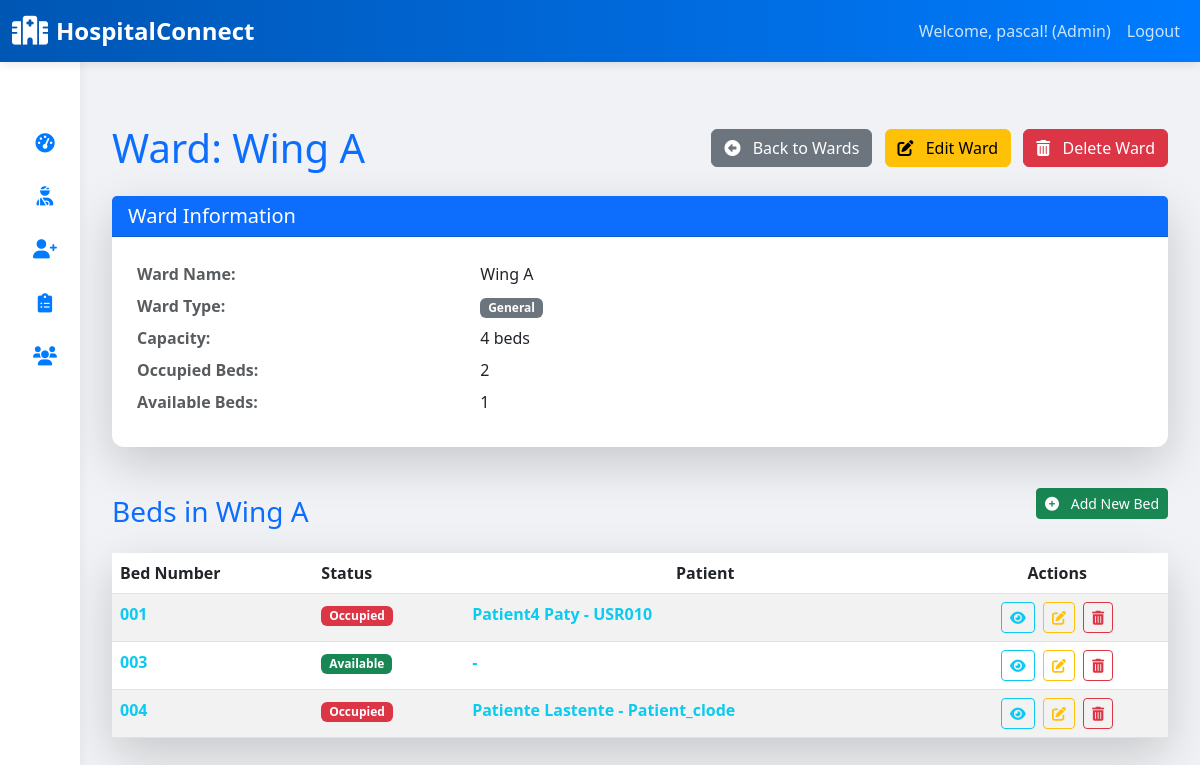
Page /wards/1/ (signed in) on the earlier database version.
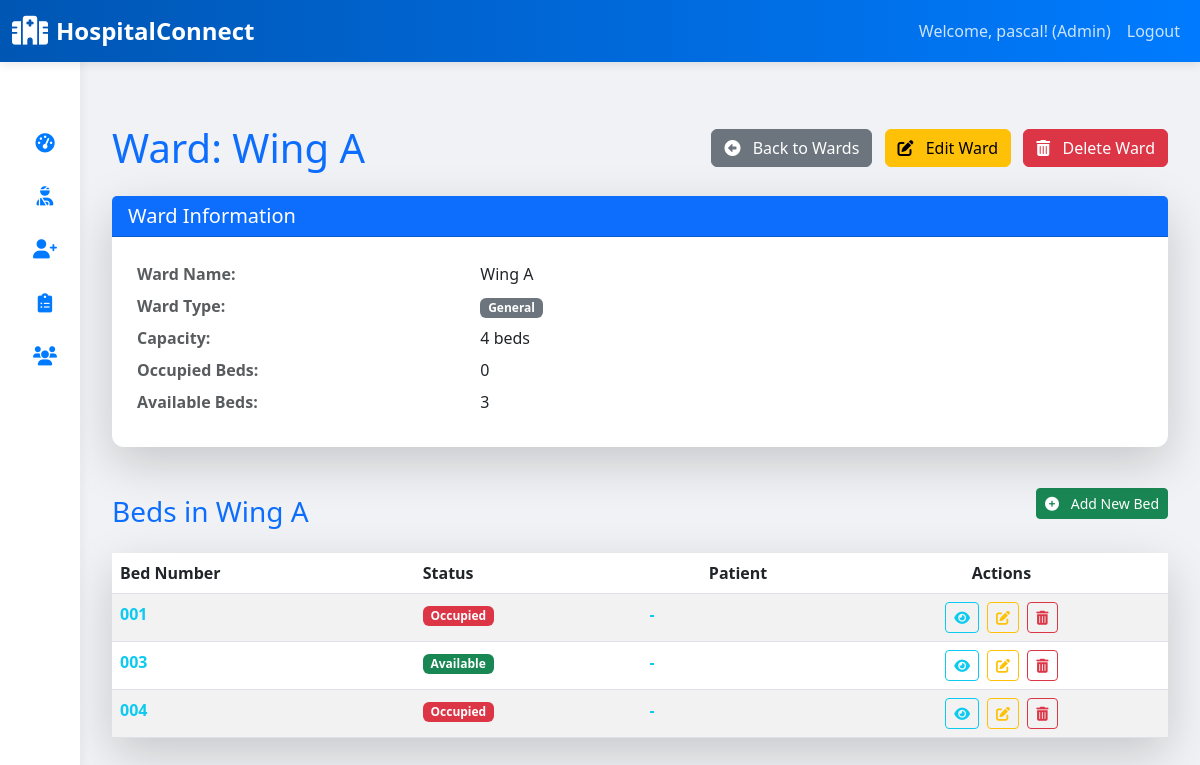
Same page on the later database version.
### clinical_app/models.py (models this page shows, shortened)
class Bed(models.Model):
    ward = models.ForeignKey(Ward, on_delete=models.CASCADE, related_name='beds')
    bed_number = models.CharField(max_length=20)
    assigned_nurse = models.ForeignKey(Nurse, on_delete=models.SET_NULL, null=True, blank=True, related_name='assigned_beds')
    patient = models.OneToOneField('Patient', on_delete=models.SET_NULL, null=True, blank=True, related_name='bed_assigned') # Assuming you have a Patient model
    is_occupied = models.BooleanField(default=False) # Will be updated by save method or form
    patient = models.OneToOneField(
        'Patient',            # 'Patient' as string if Patient is defined later in the file
        on_delete=models.SET_NULL, # When a patient record is deleted, set this bed's patient to NULL
        null=True,             # A bed can be empty
        blank=True,            # Allow empty in forms
        related_name='current_bed', # Allows patient.current_bed to get the bed object
        help_text="The patient currently assigned to this bed. Null if bed is empty."
    )
    class Meta:
        unique_together = ('ward', 'bed_number')
    def save(self, *args, **kwargs):
        self.is_occupied = self.patient is not None
        super().save(*args, **kwargs)

class Patient(models.Model):
    user = models.OneToOneField(User, on_delete=models.CASCADE, primary_key=True, limit_choices_to={'user_type': 'patient'})
    patient_id = models.CharField(max_length=20, unique=True, editable=False) # Auto-generated patient ID
    blood_group_choices = (
        ('A+', 'A+'), ('A-', 'A-'),
        ('B+', 'B+'), ('B-', 'B-'),
        ('AB+', 'AB+'), ('AB-', 'AB-'),
        ('O+', 'O+'), ('O-', 'O-'),
    )
    blood_group = models.CharField(max_length=5, choices=blood_group_choices, blank=True, null=True)
    emergency_contact_name = models.CharField(max_length=100)
    emergency_contact_phone = models.CharField(max_length=20)
    allergies = models.TextField(blank=True, null=True, help_text="List known allergies (e.g., medications, food)")
    pre_existing_conditions = models.TextField(blank=True, null=True, help_text="List any chronic conditions")
    registration_date = models.DateTimeField(auto_now_add=True)

class User(AbstractUser):
    USER_TYPE_CHOICES = (
        ('admin', 'Administrator'),
        ('doctor', 'Doctor'),
        ('nurse', 'Nurse'),
        ('pharmacist', 'Pharmacist'),
        ('lab_tech', 'Lab Technician'),
        ('radiologist', 'Radiologist'),
        ('patient', 'Patient'),
        ('receptionist', 'Receptionist'),
        ('procurement_officer', 'Procurement Officer'),
    )
    user_type = models.CharField(max_length=20, choices=USER_TYPE_CHOICES, default='patient')
    phone_number = models.CharField(max_length=20, blank=True, null=True)
    address = models.TextField(blank=True, null=True)
    date_of_birth = models.DateField(blank=True, null=True)
    gender_choices = (
        ('male', 'Male'),
        ('female', 'Female'),
    )
    gender = models.CharField(max_length=10, choices=gender_choices, blank=True, null=True)
    groups = models.ManyToManyField(
        'auth.Group',
        verbose_name=('groups'),
        blank=True,
        help_text=(
            'The groups this user belongs to. A user will get all permissions '
            'granted to each of their groups.'
        ),
        related_name="clinical_app_user_set", # Changed this line
        related_query_name="clinical_app_user",
    )
    user_permissions = models.ManyToManyField(
        'auth.Permission',
        verbose_name=('user permissions'),
        blank=True,
        help_text=('Specific permissions for this user.'),
        related_name="clinical_app_user_permissions_set", # Changed this line
        related_query_name="clinical_app_user",
    )

### clinical_app/views.py (the view)
# urls.py: path('wards/<int:pk>/', views.WardDetailView.as_view(), name='ward_detail'),
class WardDetailView(LoginRequiredMixin, UserPassesTestMixin, DetailView):
    model = Ward
    template_name = 'clinical_app/ward_detail.html'
    context_object_name = 'ward'
    def test_func(self):
        return self.request.user.user_type in ['admin', 'nurse', 'receptionist']
    def get_context_data(self, **kwargs):
        context = super().get_context_data(**kwargs)
        context['title'] = f"Ward: {self.object.name}"
        context['occupied_beds_count'] = self.object.current_occupancy
        context['available_beds_count'] = self.object.available_beds_count
        context['beds'] = self.object.beds.all().order_by('bed_number')
        return context

### clinical_app/models.py (called while the page is built)
    @property
    def current_occupancy(self):
        return self.beds.filter(patient__isnull=False).count()

    @property
    def available_beds_count(self):
        return self.beds.filter(patient__isnull=True).count()

### clinical_app/templates/clinical_app/ward_detail.html (shortened to what the changed rows need)
{% extends "clinical_app/base.html" %}
{% block content %}
<div class="container mt-5">
    <div class="d-flex justify-content-between align-items-center mb-4">
        <h1 class="mb-0 text-primary">{{ title }}</h1>
    </div>
    <div class="card shadow-lg mb-4">
        <div class="card-body">
            <dl class="row mb-0">
                <dt class="col-sm-4 text-muted">Ward Name:</dt>
                <dd class="col-sm-8">{{ ward.name }}</dd>
                <dt class="col-sm-4 text-muted">Ward Type:</dt>
                <dd class="col-sm-8"><span class="badge bg-secondary">{{ ward.get_ward_type_display }}</span></dd>
                <dt class="col-sm-4 text-muted">Capacity:</dt>
                <dd class="col-sm-8">{{ ward.capacity }} beds</dd>
                <dt class="col-sm-4 text-muted">Occupied Beds:</dt>
                <dd class="col-sm-8">{{ occupied_beds_count }}</dd>
                <dt class="col-sm-4 text-muted">Available Beds:</dt>
                <dd class="col-sm-8">{{ available_beds_count }}</dd>
            </dl>
        </div>
    </div>
    {% if ward.beds.all %}
    <div class="card shadow-lg">
        <div class="card-body p-0">
            <div class="table-responsive">
                <table class="table table-hover table-striped mb-0 custom-table-modern">
                    <thead class="bg-light text-dark custom-thead">
                        <tr>
                            <th scope="col">Bed Number</th>
                            <th scope="col">Status</th>
                            <th scope="col" class="text-center">Patient</th>
                            <th scope="col" class="text-center">Actions</th>
                        </tr>
                    </thead>
                    <tbody>
                        {% for bed in ward.beds.all %}
                        <tr>
                            <td><a href="{% url 'bed_detail' bed.pk %}" class="text-decoration-none text-info fw-bold">{{ bed.bed_number }}</a></td>
                            <td>
                                {% if bed.is_occupied %}
                                    <span class="badge bg-danger">Occupied</span>
                                {% else %}
                                    <span class="badge bg-success">Available</span>
                                {% endif %}
                            </td>
                            <td><a href="{% url 'bed_detail' bed.pk %}" class="text-decoration-none text-info fw-bold">{{ bed.patient.user.first_name }} {{ bed.patient.user.last_name }} - {{ bed.patient.user.username }}</a></td>
                            <td class="text-center">
                                <a href="{% url 'bed_detail' bed.pk %}" class="btn btn-sm btn-outline-info me-1" title="View Bed Details"><i class="fas fa-eye"></i></a>
                                {% if request.user.user_type == 'admin' or request.user.user_type == 'nurse' %}
                                    <a href="{% url 'bed_update' bed.pk %}" class="btn btn-sm btn-outline-warning me-1" title="Edit Bed"><i class="fas fa-edit"></i></a>
                                    <a href="{% url 'bed_delete' bed.pk %}" class="btn btn-sm btn-outline-danger" title="Delete Bed"><i class="fas fa-trash-alt"></i></a>
                                {% endif %}
                            </td>
                        </tr>
                        {% endfor %}
                    </tbody>
                </table>
            </div>
        </div>
    </div>
    {% else %}
    <div class="alert alert-info text-center py-3 shadow-sm rounded-3 mt-3" role="alert">
        <i class="fas fa-info-circle me-2"></i> No beds registered for this ward yet.
    </div>
    {% endif %}
</div>
{% endblock %}

Differences in the rows shown:
changed Bed (number 1 of 3 on the later page): patient.user.first_name "Patient4" → (not shown); patient.user.last_name "Paty" → (not shown); patient.user.username "USR010" → (not shown)
changed Bed (number 3 of 3 on the later page): patient.user.first_name "Patiente" → (not shown); patient.user.last_name "Lastente" → (not shown); patient.user.username "Patient_clode" → (not shown)
Other differences:
{{ occupied_beds_count }}: "2" → "0"
{{ available_beds_count }}: "1" → "3"
